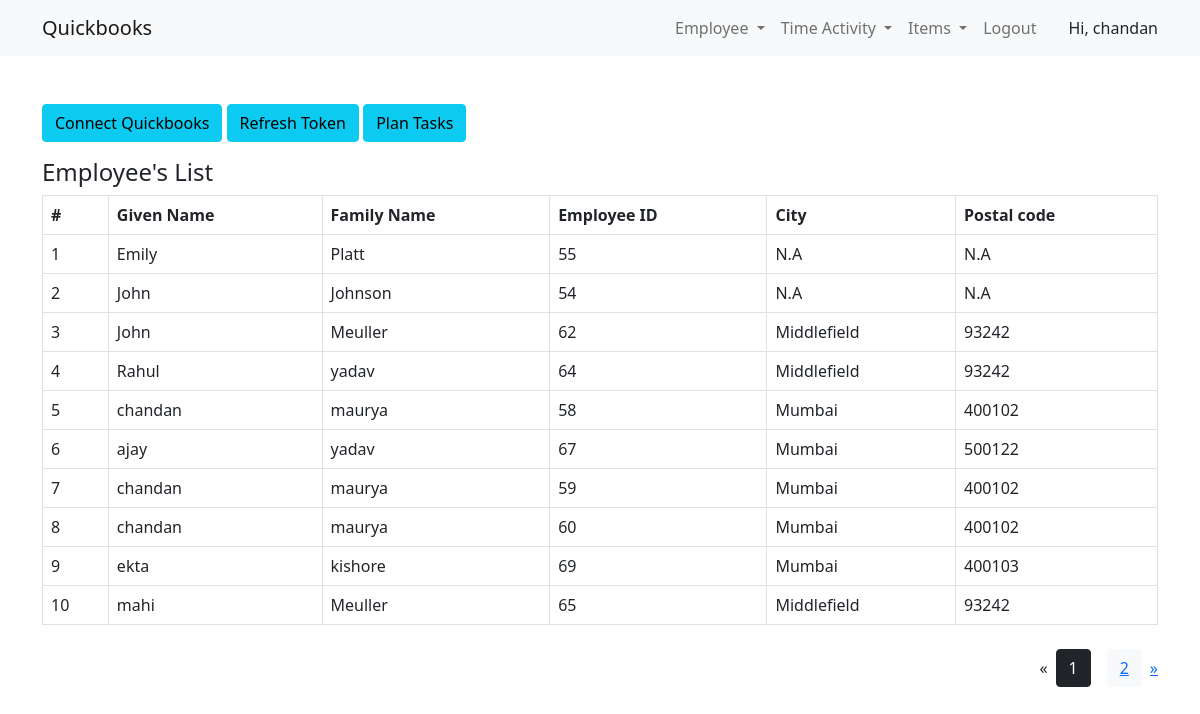
Screenshot of /employee (signed in) with the database file from the repository.
### App/models.py (models this page shows, shortened)
class Employee(models.Model):
    given_Name = models.CharField(max_length=50)
    family_Name = models.CharField(max_length=50)
    qb_EmpId = models.IntegerField()
    primaryAddr = models.ForeignKey(
        PrimaryAddr, on_delete=models.CASCADE, null=True)

class PrimaryAddr(models.Model):
    city = models.CharField(max_length=50)
    postal_Code = models.CharField(max_length=10)
    qb_Id = models.IntegerField(null=True)

### App/views.py (the view)
# urls.py: path('employee', views.employee, name='employee'),
@login_required(login_url='login')
def employee(request):
    if(models.Token.objects.all()):
        cel = models.Token.objects.update(bearer = qbconn.auth_header)
    else:
        cel = models.Token.objects.create(bearer = qbconn.auth_header)
    data = models.Employee.objects.all()
    paginator = Paginator(data, 10) # Show 25 contacts per page.
    page_number = request.GET.get('page')
    data = paginator.get_page(page_number)
    context = {
        'data': data,
    }
    return render(request, 'employee.html', context=context)

### App/templates/employee.html (shortened to what this page needs)
{% extends 'base.html' %}
{% block content %}
<h4 class = "mt-3">Employee's List</h4>
 <div>
    <table class="table table-bordered">
        <thead >
            <tr>
                <th>#</th>
                <th>Given Name</th>
                <th>Family Name</th>
                <th>Employee ID</th>
                <th>City</th>
                <th>Postal code</th>
            </tr>
        </thead>
    <tbody>
                        {% for emps in data %}
                        <tr>
                        <td>{{forloop.counter}}</td>
                        <td>{{emps.given_Name}}</td>
                        <td>{{emps.family_Name}}</td>
                        <td>{{emps.qb_EmpId}}</td>
                        {% if emps.primaryAddr %}
                        <td>{{emps.primaryAddr.city}}</td>
                        <td>{{emps.primaryAddr.postal_Code}}</td>
                        {% else %}
                        <td>N.A</td>
                        <td>N.A</td>
                        {% endif %}
                        </tr>
                        {% endfor %}
    </table>
    {% if data.has_other_pages %}
  <ul class="pagination justify-content-end align-items-center">
    {% if data.has_previous %}
      <li><a href="?page={{ data.previous_page_number }}">&laquo;</a></li>
    {% else %}
      <li class="disabled"><span>&laquo;</span></li>
    {% endif %}
    {% for i in data.paginator.page_range %}
      {% if data.number == i %}
        <li class="btn btn-dark m-2"><span>{{ i }} </span></li>
      {% else %}
        <li class="btn btn-light m-2"><a href="?page={{ i }}">{{ i }}</a></li>
      {% endif %}
    {% endfor %}
    {% if data.has_next %}
      <li><a href="?page={{ data.next_page_number }}">&raquo;</a></li>
    {% else %}
      <li class="disabled"><span>&raquo;</span></li>
    {% endif %}
  </ul>
{% endif %}
</div>
{%endblock%}

### App/templates/base.html (shortened to what this page needs)
<html lang="en">
{% load static %}
  <head>
    <link href="https://cdn.jsdelivr.net/npm/bootstrap@5.0.1/dist/css/bootstrap.min.css" rel="stylesheet">
  </head>
  <body>
<nav class="navbar navbar-expand-lg navbar-light bg-light">
  <div class="container">
    <a class="navbar-brand" href="/home">Quickbooks</a>
    <div class="collapse navbar-collapse" id="navbarNav">
      <ul class="navbar-nav ml-auto" style="margin-left : auto" >
        {% if request.user.is_authenticated %}
        <li class="nav-item dropdown">
        <a class="nav-link dropdown-toggle" id="navbarDropdown" role="button" data-toggle="dropdown" aria-haspopup="true" aria-expanded="false">
          Employee
        </a>
      </li>
        <li class="nav-item dropdown">
        <a class="nav-link dropdown-toggle" id="navbarDropdown" role="button" data-toggle="dropdown" aria-haspopup="true" aria-expanded="false">
          Time Activity
        </a>
      </li>
       <li class="nav-item dropdown">
        <a class="nav-link dropdown-toggle" id="navbarDropdown" role="button" data-toggle="dropdown" aria-haspopup="true" aria-expanded="false">
          Items
        </a>
      </li>
      {% endif %}
      {% if request.user.is_authenticated %}
        <li class="nav-item">
          <a class="nav-link" href="/logout">Logout</a>
        </li>
        <li class="nav-item font-weight-bold pt-2 ps-4">
          Hi, {{request.user.username}}
        </li>
        {% endif %}
      </ul>
    </div>
  </div>
</nav>
{% if request.user.is_authenticated %}
<div class='container mt-5'>
<a href="/" type="button" class="btn btn-info" role="button">Connect Quickbooks</a>
<a href="refreshToken" type="button" class="btn btn-info" role="button">Refresh Token</a>
<a href="/todo" type="button" class="btn btn-info" role="button">Plan Tasks</a>
</div>
{% endif %}
<div class='container'>
{% block content %}
{% endblock %}
</div>
</body>
</html>

### rows the page displays
Employee: given_Name "Emily", family_Name "Platt", qb_EmpId "55", shows "N.A"
Employee: given_Name "John", family_Name "Johnson", qb_EmpId "54", shows "N.A"
Employee: given_Name "John", family_Name "Meuller", qb_EmpId "62", primaryAddr.city "Middlefield", primaryAddr.postal_Code "93242"
Employee: given_Name "Rahul", family_Name "yadav", qb_EmpId "64", primaryAddr.city "Middlefield", primaryAddr.postal_Code "93242"
Employee: given_Name "chandan", family_Name "maurya", qb_EmpId "58", primaryAddr.city "Mumbai", primaryAddr.postal_Code "400102"
Employee: given_Name "ajay", family_Name "yadav", qb_EmpId "67", primaryAddr.city "Mumbai", primaryAddr.postal_Code "500122"
Employee: given_Name "chandan", family_Name "maurya", qb_EmpId "59", primaryAddr.city "Mumbai", primaryAddr.postal_Code "400102"
Employee: given_Name "chandan", family_Name "maurya", qb_EmpId "60", primaryAddr.city "Mumbai", primaryAddr.postal_Code "400102"
Employee: given_Name "ekta", family_Name "kishore", qb_EmpId "69", primaryAddr.city "Mumbai", primaryAddr.postal_Code "400103"
Employee: given_Name "mahi", family_Name "Meuller", qb_EmpId "65", primaryAddr.city "Middlefield", primaryAddr.postal_Code "93242"

### other values shown
{{ request.user.username }} "chandan"
{{ i }} "1"
{{ i }} "2"
